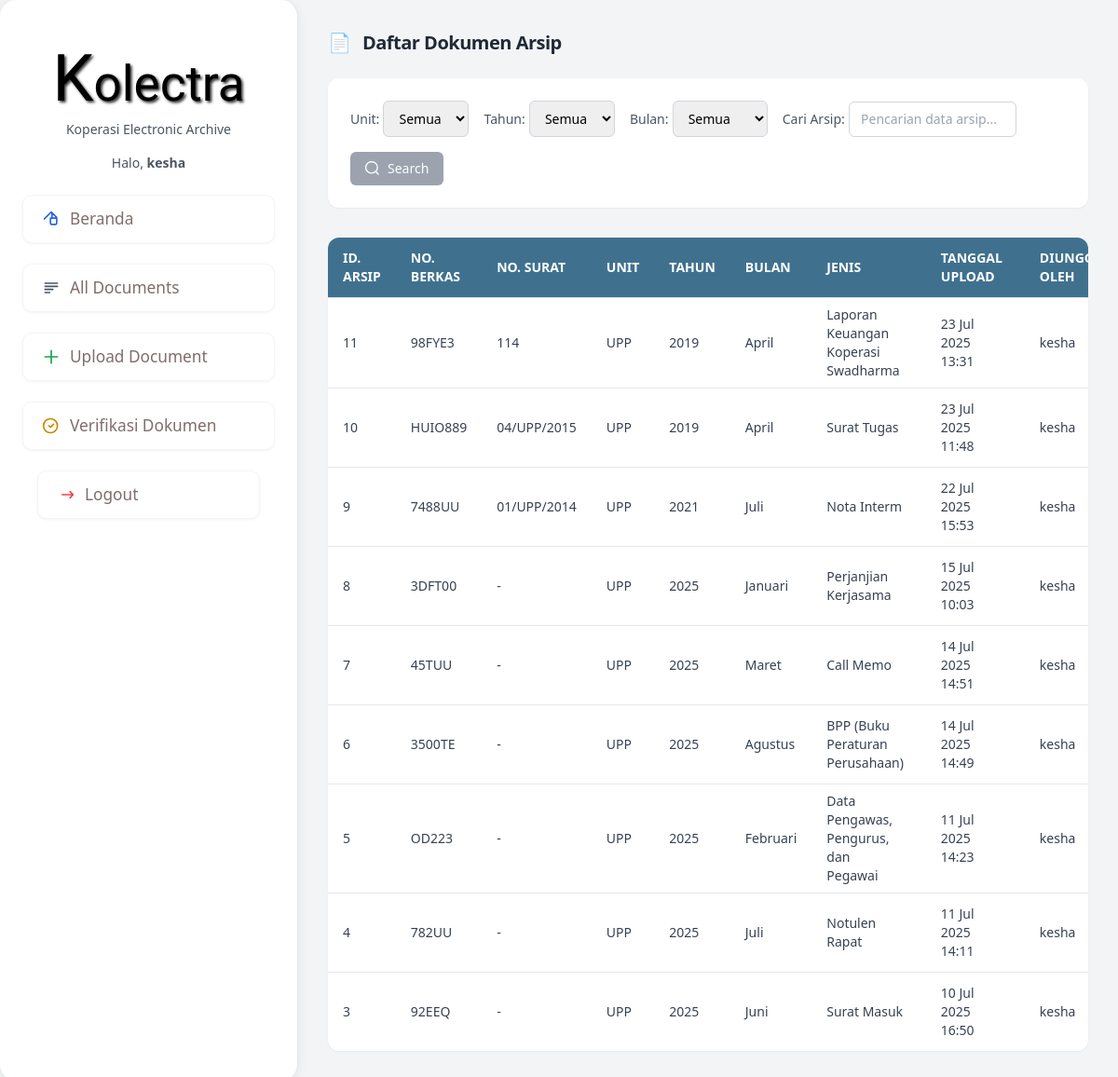
Page /dashboard/documents/ (signed in) on the earlier database version.
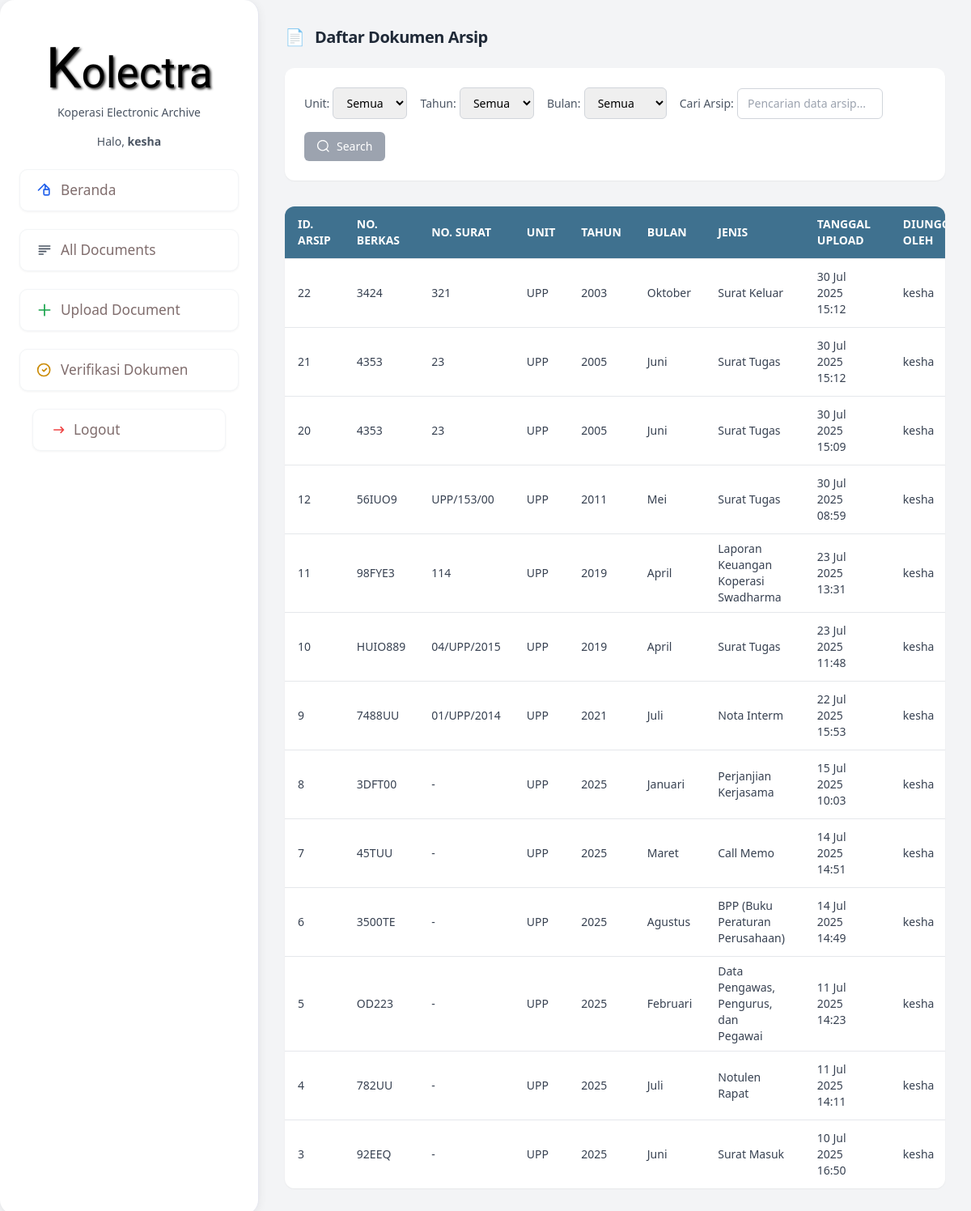
Same page on the later database version.
### arsip_app/models.py (models this page shows, shortened)
class CustomUser(AbstractUser):
    UNIT_CHOICES = [
        ('UPP', 'UPP'), ('USD', 'USD'), ('UPA', 'UPA'), ('UKS', 'UKS'),
        ('UDP', 'UDP'), ('UPS', 'UPS'), ('UPI', 'UPI'), ('UAP', 'UAP'),
    ]
    LEVEL_CHOICES = [
        ('viewer', 'Viewer'),
        ('uploader', 'Uploader'),
        ('admin', 'Admin'),
    ]
    unit_kerja = models.CharField("Unit Kerja", max_length=3, choices=UNIT_CHOICES)
    level = models.CharField("Level Akses", max_length=10, choices=LEVEL_CHOICES)

class Dokumen(models.Model):
    JENIS_CHOICES = [
        ('surat_masuk', 'Surat Masuk'),
        ('surat_keluar', 'Surat Keluar'),
        ('surat_tugas', 'Surat Tugas'),
        ('data_pengawas_pengurus_dan_pegawai', 'Data Pengawas, Pengurus, dan Pegawai'),
        ('surat_ijin_/_cuti', 'Surat Ijin / Cuti'),
        ('call_memo', 'Call Memo'),
        ('nota_interm', 'Nota Interm'),
        ('pinjaman_anggota', 'Pinjaman Anggota'),
        ('nota_dinas', 'Nota Dinas'),
        ('jurnal_&_lampiran', 'Jurnal & Lampiran'),
        ('perjanjian_kerjasama', 'Perjanjian Kerjasama'),
        ('laporan_keuangan_koperasi_swadharma', 'Laporan Keuangan Koperasi Swadharma'),
        ('laporan_keuangan_perusahaan_anak', 'Laporan Keuangan Perusahaan Anak'),
        ('notulen_rapat', 'Notulen Rapat'),
        ('dokumen_RAT', 'Dokumen RAT'),
        ('bpp', 'BPP (Buku Peraturan Perusahaan)'),
        ('laporan_pajak', 'Laporan Pajak'),
        ('sk_pengurus', 'SK Pengurus'),
    ]
    BULAN_CHOICES = [
        ('Januari', 'Januari'), ('Februari', 'Februari'), ('Maret', 'Maret'),
        ('April', 'April'), ('Mei', 'Mei'), ('Juni', 'Juni'), ('Juli', 'Juli'),
        ('Agustus', 'Agustus'), ('September', 'September'), ('Oktober', 'Oktober'),
        ('November', 'November'), ('Desember', 'Desember'),
    ]
    TAHUN_CHOICES = [(r, r) for r in range(2000, timezone.now().year + 1)]
    STATUS_CHOICES = [
        ('belum verifikasi', 'Belum Verifikasi'),
        ('sudah verifikasi', 'Sudah Verifikasi'),
    ]
    arsip_id       = models.AutoField("ID Arsip", primary_key=True)
    nama_file      = models.CharField("Nama File", max_length=255)
    unit           = models.CharField("Unit", max_length=3, choices=CustomUser.UNIT_CHOICES)
    jenis          = models.CharField("Jenis Dokumen", max_length=50, choices=JENIS_CHOICES)
    nomor_berkas   = models.CharField("Nomor Berkas", max_length=100, blank=True)
    nomor          = models.CharField("Nomor", max_length=50)
    nomor_surat    = models.CharField(max_length=50, blank=True, null=True)
    tahun          = models.IntegerField("Tahun", choices=TAHUN_CHOICES)
    bulan          = models.CharField("Bulan", max_length=10, choices=BULAN_CHOICES)
    rak            = models.CharField("Rak", max_length=50)
    kardus         = models.CharField("Kardus", max_length=50)
    file_scan      = models.FileField("File Scan", upload_to='scan/', blank=True, null=True)
    file_upload    = models.FileField("File Upload", upload_to='upload/', blank=True, null=True)
    status         = models.CharField("Status", max_length=20, choices=STATUS_CHOICES, default='belum verifikasi')
    created_at     = models.DateTimeField("Tanggal & Waktu Upload", auto_now_add=True)
    tanggal_upload = models.DateField("Tanggal Upload", auto_now_add=True)
    waktu_upload   = models.TimeField("Waktu Upload", auto_now_add=True)
    diunggah_oleh  = models.ForeignKey(
        settings.AUTH_USER_MODEL,
        null=True, blank=True,
        on_delete=models.SET_NULL,
        verbose_name="Diunggah Oleh"
    )

### arsip_app/views.py (the view)
# urls.py: path('dashboard/documents/', views.daftar_file, name='all_documents'),
@login_required
def daftar_file(request):
    dokumen_list = Dokumen.objects.filter(unit=request.user.unit_kerja)
    for param in ['unit', 'tahun', 'bulan']:
        value = request.GET.get(param)
        if value:
            dokumen_list = dokumen_list.filter(**{param: value})
    context = {
        'dokumen_list': dokumen_list.order_by('-created_at'),
        'daftar_unit': dokumen_list.values_list('unit', flat=True).distinct(),
        'daftar_tahun': dokumen_list.values_list('tahun', flat=True).distinct(),
        'daftar_bulan': dokumen_list.values_list('bulan', flat=True).distinct(),
        'unit_dipilih': request.GET.get('unit'),
        'tahun_dipilih': request.GET.get('tahun'),
        'bulan_dipilih': request.GET.get('bulan'),
        'user': request.user,
    }
    return render(request, 'arsip_app/daftar_file.html', context)

### arsip_app/templates/arsip_app/daftar_file.html (shortened to what this page needs)
{% extends 'base.html' %}
{% block content %}
<div class="flex items-center gap-3 mb-6">
  <div class="text-xl text-[#3f718f]">📄</div>
  <h2 class="text-xl font-semibold text-gray-800 tracking-tight">Daftar Dokumen Arsip</h2>
</div>
<div class="bg-white p-6 rounded-xl shadow-sm mb-8 w-full flex flex-col gap-4 md:flex-row md:items-center md:justify-between">
  <form method="get" class="flex flex-wrap gap-4 items-center">
    <div>
        <label class="text-sm text-gray-600">Unit:</label>
        <select name="unit" class="border border-gray-300 rounded-md px-3 py-2 text-sm">
            <option value="">Semua</option>
        </select>
    </div>
    <div>
        <label class="text-sm text-gray-600">Tahun:</label>
        <select name="tahun" class="border border-gray-300 rounded-md px-3 py-2 text-sm">
            <option value="">Semua</option>
        </select>
    </div>
    <div>
        <label class="text-sm text-gray-600">Bulan:</label>
        <select name="bulan" class="border border-gray-300 rounded-md px-3 py-2 text-sm">
            <option value="">Semua</option>
        </select>
    </div>
    <div>
        <label class="text-sm text-gray-600">Cari Arsip:</label>
        <input type="text" name="q" value="{{ request.GET.q }}" placeholder="Pencarian data arsip..." class="border border-gray-300 rounded-md px-3 py-2 text-sm w-[180px]" />
    </div>
    <div>
        <button type="submit" class="bg-gray-400 hover:bg-gray-500 text-white px-4 py-2 rounded-md text-sm flex items-center gap-2 transition duration-200">
            <svg xmlns="http://www.w3.org/2000/svg" class="h-4 w-4" fill="none" viewBox="0 0 24 24" stroke="currentColor">
              <path stroke-linecap="round" stroke-linejoin="round" stroke-width="2"
                    d="M21 21l-4-4m0 0A7.5 7.5 0 103.6 3.6a7.5 7.5 0 0012.95 12.95z" />
            </svg>
            <span>Search</span>
        </button>
    </div>
  </form>
</div>
<div class="bg-white rounded-xl shadow-sm overflow-x-auto">
  <table class="min-w-full text-sm text-gray-700">
    <thead style="background-color: #3f718f;" class="text-white uppercase text-sm">
      <tr class="text-left">
        <th class="px-4 py-2">Id. Arsip</th>
        <th class="px-4 py-2">No. Berkas</th>
        <th class="px-4 py-2">No. Surat</th>
        <th class="px-4 py-2">Unit</th>
        <th class="px-4 py-2">Tahun</th>
        <th class="px-4 py-2">Bulan</th>
        <th class="px-4 py-2">Jenis</th>
        <th class="px-6 py-3">Tanggal Upload</th>
        <th class="px-4 py-2">Diunggah Oleh</th>
      </tr>
    </thead>
    <tbody>
      {% for dokumen in dokumen_list %}
      <tr class="hover:bg-gray-50 transition border-t">
        <td class="px-4 py-2">{{ dokumen.arsip_id }}</td>
        <td class="px-4 py-2">{% if dokumen.nomor_berkas %}{{ dokumen.nomor_berkas }}{% else %}-{% endif %}</td>
        <td class="px-4 py-2">{% if dokumen.nomor_surat %}{{ dokumen.nomor_surat }}{% else %}-{% endif %}</td>
        <td class="px-4 py-2">{% if dokumen.unit %}{{ dokumen.unit }}{% else %}-{% endif %}</td>
        <td class="px-4 py-2">{% if dokumen.tahun %}{{ dokumen.tahun }}{% else %}-{% endif %}</td>
        <td class="px-4 py-2">{% if dokumen.bulan %}{{ dokumen.bulan }}{% else %}-{% endif %}</td>
        <td class="px-4 py-2">{% if dokumen.get_jenis_display %}{{ dokumen.get_jenis_display }}{% else %}-{% endif %}</td>
        <td class="px-6 py-3">{% if dokumen.created_at %}{{ dokumen.created_at|date:"d M Y H:i" }}{% else %}-{% endif %}</td>
        <td class="px-4 py-2">{% if dokumen.diunggah_oleh %}{{ dokumen.diunggah_oleh.username }}{% else %}-{% endif %}</td>
      </tr>
      {% empty %}
      <tr>
        <td colspan="13" class="text-center py-6 text-gray-400 italic">Belum ada dokumen ditemukan.</td>
      </tr>
      {% endfor %}
    </tbody>
  </table>
</div>
{% endblock %}

### arsip_app/templates/base.html (shortened to what this page needs)
{% load static %}
<!DOCTYPE html>
<html lang="id">
<head>
  <script src="https://cdn.tailwindcss.com"></script>
</head>
<body class="bg-gray-100 min-h-screen flex">
  <aside class="sidebar flex flex-col items-center">
    <div class="text-center mt-2 mb-4">
      <h1 class="kolectra-title">K<span class="big-k">olectra</span></h1>
      <p class="subtitle text-sm text-gray-600 -mt-2">Koperasi Electronic Archive</p>
    </div>
    <p class="text-sm text-gray-600 mb-6">Halo, <strong>{{ user.username }}</strong></p>
    <nav class="sidebar-menu flex flex-col gap-3 w-full">
      <button onclick="loadPage('beranda')" class="flex items-center gap-2 px-4 py-2 text-left hover:bg-gray-100 w-full rounded">
        <svg xmlns="http://www.w3.org/2000/svg" class="w-5 h-5 text-blue-600" fill="none" viewBox="0 0 24 24" stroke="currentColor">
          <path stroke-linecap="round" stroke-linejoin="round" stroke-width="2" d="M3 12l2-2m0 0l7-7 7 7M13 5v6h6m-6 0h6v6a2 2 0 01-2 2h-4a2 2 0 01-2-2v-6z" />
        </svg>
        <span>Beranda</span>
      </button>
      <button onclick="loadPage('all-documents')" class="flex items-center gap-2 px-4 py-2 text-left hover:bg-gray-100 w-full rounded">
        <svg xmlns="http://www.w3.org/2000/svg" class="w-5 h-5 text-gray-600" fill="none" viewBox="0 0 24 24" stroke="currentColor">
          <path stroke-linecap="round" stroke-linejoin="round" stroke-width="2" d="M4 6h16M4 10h16M4 14h10M4 18h6" />
        </svg>
        <span>All Documents</span>
      </button>
      {% if user.level != 'viewer' %}
      <button onclick="loadPage('upload')" class="flex items-center gap-2 px-4 py-2 text-left hover:bg-gray-100 w-full rounded">
        <svg xmlns="http://www.w3.org/2000/svg" class="w-5 h-5 text-green-600" fill="none" viewBox="0 0 24 24" stroke="currentColor">
          <path stroke-linecap="round" stroke-linejoin="round" stroke-width="2" d="M12 4v16m8-8H4" />
        </svg>
        <span>Upload Document</span>
      </button>
      {% endif %}
      {% if user.level == 'admin' %}
      <button onclick="loadPage('verifikasi')" class="flex items-center gap-2 px-4 py-2 text-left hover:bg-gray-100 w-full rounded">
        <svg xmlns="http://www.w3.org/2000/svg" class="w-5 h-5 text-yellow-600" fill="none" viewBox="0 0 24 24" stroke="currentColor">
          <path stroke-linecap="round" stroke-linejoin="round" stroke-width="2" d="M9 12l2 2 4-4m5 2a9 9 0 11-18 0 9 9 0 0118 0z" />
        </svg>
        <span>Verifikasi Dokumen</span>
      </button>
      {% endif %}
      <form action="{% url 'logout' %}" method="post" class="px-4">
        <button type="submit" class="flex items-center gap-2 text-left hover:bg-red-100 w-full rounded px-2 py-2 text-red-500">
          <svg xmlns="http://www.w3.org/2000/svg" class="w-5 h-5 text-red-500" fill="none" viewBox="0 0 24 24" stroke="currentColor">
            <path stroke-linecap="round" stroke-linejoin="round" stroke-width="2" d="M17 16l4-4m0 0l-4-4m4 4H7" />
          </svg>
          <span>Logout</span>
        </button>
      </form>
    </nav>
  </aside>
  <main id="main-content" class="flex-1 p-8 animate-fade overflow-x-auto">
    <div class="w-full px-0">
      {% block content %}{% endblock %}
    </div>
  </main>
</body>
</html>

### arsip_app/templates/base.html (style rules this page uses)
body { font-family: 'Segoe UI', 'Arial', 'Helvetica Neue', Arial, Helvetica, sans-serif; }
.kolectra-title { font-family: 'Tangerine', cursive; font-size: 70px; text-shadow: 2px 2px 3px #363636; margin: 0; }
.kolectra-title .big-k { font-size: 53px; }
.subtitle { font-size: 20px; color: #666; }
.animate-fade { animation: fade-in-up 0.8s ease-out; }
.sidebar { background: #fff; border-radius: 18px; padding: 24px; min-height: 100vh; box-shadow: 0 2px 12px rgba(0,0,0,0.07); border-right: 1.5px solid #e4e6ef; transition: background 0.3s; width: 320px; }
.sidebar-menu button, .sidebar-menu a { display: flex; align-items: center; padding: 12px 20px; border-radius: 10px; margin-bottom: 10px; color: #806d6d; text-decoration: none; transition: background .2s; gap: 10px; font-weight: 500; font-size: 1.08rem; background: #fff; box-shadow: 0 1px 3px rgba(0,0,0,.05); border: 1px solid #f3f5f7; cursor: pointer; }

Differences in the rows shown:
added Dokumen: arsip_id "22", nomor_berkas "3424", nomor_surat "321", unit "UPP", tahun "2003", bulan "Oktober", jenis "Surat Keluar", created_at "30 Jul 2025 15:12", diunggah_oleh.username "kesha"
added Dokumen: arsip_id "21", nomor_berkas "4353", nomor_surat "23", unit "UPP", tahun "2005", bulan "Juni", jenis "Surat Tugas", created_at "30 Jul 2025 15:12", diunggah_oleh.username "kesha"
added Dokumen: arsip_id "20", nomor_berkas "4353", nomor_surat "23", unit "UPP", tahun "2005", bulan "Juni", jenis "Surat Tugas", created_at "30 Jul 2025 15:09", diunggah_oleh.username "kesha"
added Dokumen: arsip_id "12", nomor_berkas "56IUO9", nomor_surat "UPP/153/00", unit "UPP", tahun "2011", bulan "Mei", jenis "Surat Tugas", created_at "30 Jul 2025 08:59", diunggah_oleh.username "kesha"
